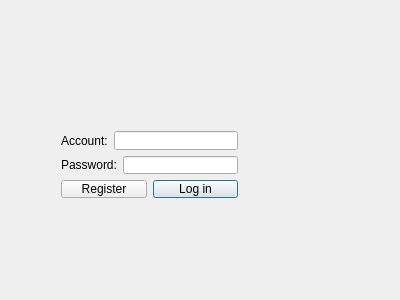
<?xml version="1.0" encoding="UTF-8"?>
<ui version="4.0">
 <class>Clientinterface</class>
 <widget class="QDialog" name="Clientinterface">
  <property name="geometry">
   <rect>
    <x>0</x>
    <y>0</y>
    <width>400</width>
    <height>300</height>
   </rect>
  </property>
  <property name="windowTitle">
   <string>Clientinterface</string>
  </property>
  <widget class="QWidget" name="layoutWidget">
   <property name="geometry">
    <rect>
     <x>50</x>
     <y>120</y>
     <width>199</width>
     <height>89</height>
    </rect>
   </property>
   <layout class="QVBoxLayout" name="verticalLayout">
    <item>
     <layout class="QHBoxLayout" name="horizontalLayout">
      <item>
       <widget class="QLabel" name="accountLabel">
        <property name="text">
         <string>Account:</string>
        </property>
        <property name="buddy">
         <cstring>accountLine</cstring>
        </property>
       </widget>
      </item>
      <item>
       <widget class="QLineEdit" name="accountLine"/>
      </item>
     </layout>
    </item>
    <item>
     <layout class="QHBoxLayout" name="horizontalLayout_2">
      <item>
       <widget class="QLabel" name="passwordLabel">
        <property name="text">
         <string>Password:</string>
        </property>
        <property name="buddy">
         <cstring>passwordLine</cstring>
        </property>
       </widget>
      </item>
      <item>
       <widget class="QLineEdit" name="passwordLine"/>
      </item>
     </layout>
    </item>
    <item>
     <layout class="QHBoxLayout" name="horizontalLayout_3">
      <item>
       <widget class="QPushButton" name="registerButton">
        <property name="text">
         <string>Register</string>
        </property>
        <property name="autoDefault">
         <bool>false</bool>
        </property>
       </widget>
      </item>
      <item>
       <widget class="QPushButton" name="okButton">
        <property name="text">
         <string>Log in</string>
        </property>
        <property name="autoDefault">
         <bool>false</bool>
        </property>
        <property name="default">
         <bool>true</bool>
        </property>
       </widget>
      </item>
     </layout>
    </item>
   </layout>
  </widget>
 </widget>
 <layoutdefault spacing="6" margin="11"/>
 <resources/>
 <connections/>
</ui>
